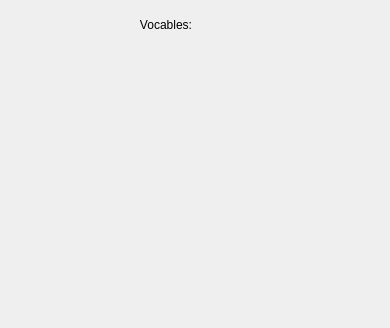
<ui version="4.0" >
 <class>StatisticsWidget</class>
 <widget class="QWidget" name="StatisticsWidget" >
  <property name="geometry" >
   <rect>
    <x>0</x>
    <y>0</y>
    <width>390</width>
    <height>328</height>
   </rect>
  </property>
  <property name="windowTitle" >
   <string>Staistics</string>
  </property>
  <layout class="QVBoxLayout" >
   <property name="margin" >
    <number>9</number>
   </property>
   <property name="spacing" >
    <number>6</number>
   </property>
   <item>
    <widget class="QWidget" native="1" name="widget" >
     <layout class="QGridLayout" >
      <property name="margin" >
       <number>9</number>
      </property>
      <property name="spacing" >
       <number>6</number>
      </property>
      <item row="0" column="1" >
       <widget class="QLabel" name="numVocablesLabel" />
      </item>
      <item row="0" column="0" >
       <widget class="QLabel" name="label" >
        <property name="text" >
         <string>Vocables:</string>
        </property>
        <property name="alignment" >
         <set>Qt::AlignRight|Qt::AlignTrailing|Qt::AlignVCenter</set>
        </property>
       </widget>
      </item>
     </layout>
    </widget>
   </item>
   <item>
    <spacer>
     <property name="orientation" >
      <enum>Qt::Vertical</enum>
     </property>
     <property name="sizeHint" >
      <size>
       <width>20</width>
       <height>40</height>
      </size>
     </property>
    </spacer>
   </item>
  </layout>
 </widget>
 <resources/>
 <connections/>
</ui>
